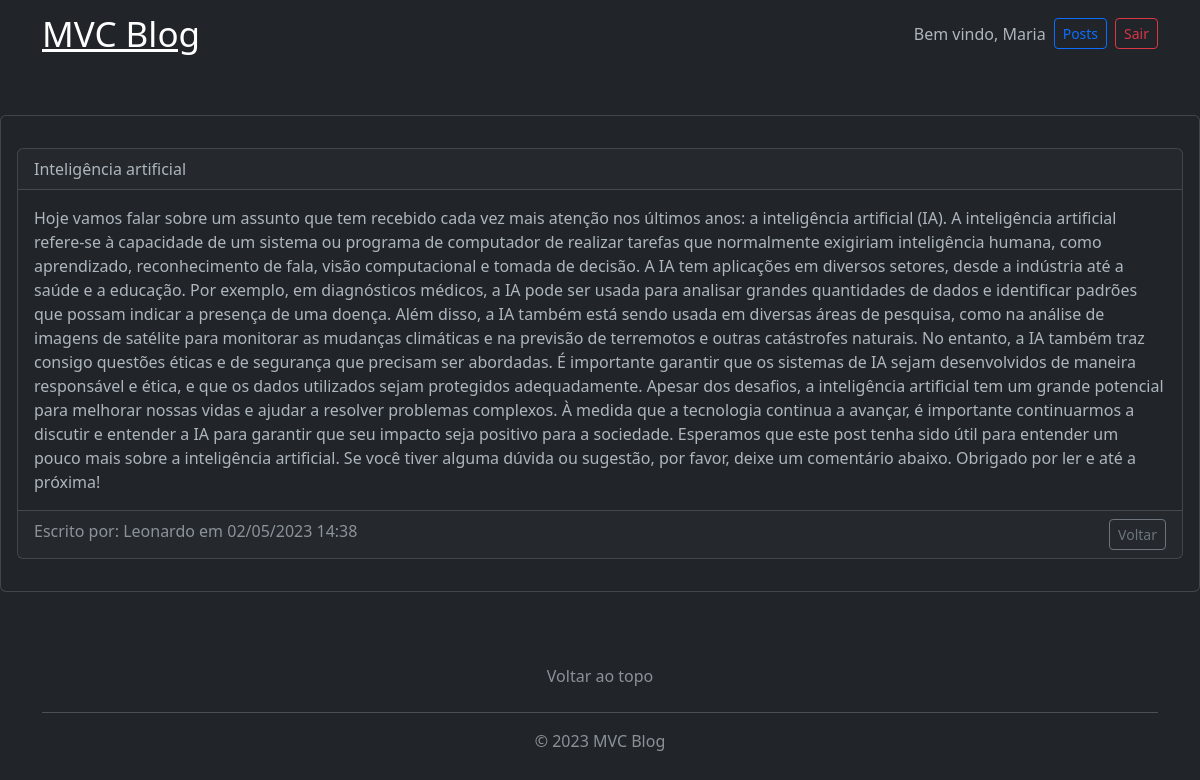
/posts/show/18 (signed in), run on the app's committed database.
### tables this page shows
CREATE TABLE IF NOT EXISTS `posts` (
  `id` int NOT NULL AUTO_INCREMENT,
  `usuario` int NOT NULL DEFAULT '0',
  `titulo` varchar(255) NOT NULL DEFAULT '',
  `conteudo` text NOT NULL,
  `created_at` timestamp NOT NULL DEFAULT CURRENT_TIMESTAMP,
  PRIMARY KEY (`id`)
);

CREATE TABLE IF NOT EXISTS `usuario` (
  `id` int NOT NULL AUTO_INCREMENT,
  `nome` varchar(255) NOT NULL,
  `email` varchar(255) NOT NULL,
  `senha` varchar(255) NOT NULL,
  `permissao` int NOT NULL DEFAULT '0',
  `created_at` timestamp NOT NULL DEFAULT CURRENT_TIMESTAMP,
  PRIMARY KEY (`id`)
);

### app/controllers/Posts.php (called while the page is built, shortened)
<?php
class Posts extends Controller
{
    public function __construct()
    {
        $this->postModel = $this->model('Post');
    }
    public function show($id)
    {
        $post = $this->postModel->getPostById($id);
        $data = [
            'post' => $post
        ];
        $this->view('posts/show', $data);
    }
}

### app/libraries/Router.php (called while the page is built, shortened)
<?php
class Router
{
    private $metodo = 'index';
    public function __construct()
    {
        $url = $this->url() ? $this->url() : [0];
        if (file_exists('../app/controllers/' . ucwords($url[0]) . '.php')) {
            unset($url[0]);
        }
        $this->controlador = new $this->controlador;
        if (isset($url[1])) {
            if (method_exists($this->controlador, $url[1])) {
                $this->metodo = $url[1];
                unset($url[1]);
            }
        }
        $this->parametros = $url ? array_values($url) : [];
        call_user_func_array([$this->controlador, $this->metodo], $this->parametros);
    }
    private function url()
    {
        $url = filter_input(INPUT_GET, 'url', FILTER_SANITIZE_URL);
        if (isset($url)) {
            $url = trim(rtrim($url));
            $url = explode('/', $url);
            return $url;
        }
    }
}

### app/libraries/Database.php (called while the page is built, shortened)
<?php
class Database
{
    private $host = 'localhost';
    private $username = 'root';
    private $password = '1234';
    private $db = 'mvcblog';
    private $port = '3306';
    private $dbh;
    private $stmt;
    public function __construct()
    {
        $dsn = 'mysql:host=' . $this->host . ';port=' . $this->port . ';dbname=' . $this->db;
        $options = [
            PDO::ATTR_PERSISTENT => TRUE,
            PDO::ATTR_ERRMODE => PDO::ERRMODE_EXCEPTION
        ];
        try {
            $this->dbh = new PDO($dsn, $this->username, $this->password, $options);
        } catch (PDOException $e) {
            print "Error: " . $e->getMessage() . "<br/>";
            die();
        }
    }
    public function query($sql)
    {
        $this->stmt = $this->dbh->prepare($sql);
    }
    public function bind($param, $value, $type = null)
    {
        if (is_null($type)) {
            switch (true) {
                default:
                    $type = PDO::PARAM_STR;
            }
        }
        $this->stmt->bindValue($param, $value, $type);
    }
    public function execute()
    {
        return $this->stmt->execute();
    }
    public function result()
    {
        $this->execute();
        return $this->stmt->fetch(PDO::FETCH_OBJ);
    }
}

### app/models/Post.php (called while the page is built, shortened)
<?php
class Post
{
    private $db;
    public function __construct()
    {
        $this->db = new Database();
    }
    public function getPostById($id)
    {
        $this->db->query("SELECT *,
        posts.id as postId,
        posts.created_at as postData,
        usuario.id as usuarioId,
        usuario.created_at as usuarioData
        FROM posts
        INNER JOIN usuario ON posts.usuario = usuario.id
        WHERE posts.id = :id");
        $this->db->bind('id', $id);
        return $this->db->result();
    }
}

### app/autoload.php (called while the page is built, shortened)
<?php
spl_autoload_register(function ($class) {
    $dirs = [
        'libraries',
        'helpers'
    ];
    foreach ($dirs as $dir) {
        $path = __DIR__ . DIRECTORY_SEPARATOR . $dir . DIRECTORY_SEPARATOR . $class . '.php';
    }
});

### app/helpers/Validation.php (called while the page is built, shortened)
<?php
class Validation
{
    public static function formatDate($date)
    {
        return date('d/m/Y H:i', strtotime($date));
    }
}

### app/views/posts/show.php (the view, shortened to what this page needs)
<div class=" my-5">
    <div class="card">
        <div class="card-body">
            <div class="card my-3">
                <div class="card-header">
                    <?php if (($data['post']->usuarioId == $_SESSION['user_id']) || $_SESSION['permissao'] === 1) { ?>
                        <form action="<?= URL . '/posts/deletar/' . $data['post']->postId ?>" method="POST">
                            <?= $data['post']->titulo ?>
                            <input type="submit" class="float-end btn btn-sm btn-danger" value="Deletar">
                        </form>
                    <?php } else { ?>
                        <?= $data['post']->titulo ?>
                    <?php } ?>
                </div>
                <div class="card-body">
                    <p class="card-text">
                        <?= $data['post']->conteudo ?>
                    </p>
                </div>
                <div class="card-footer text-muted">
                    Escrito por:
                    <?= $data['post']->nome ?> em
                    <?= Validation::formatDate($data['post']->postData) ?>
                    <div class="float-end">
                        <a class="btn btn-outline-secondary btn-sm" href="<?= URL ?>/posts">Voltar</a>
                    </div>
                </div>
            </div>
        </div>
    </div>
</div>

### data on the page
posts: titulo "Inteligência artificial", conteudo "Hoje vamos falar sobre um assunto que tem recebido cada vez mais atenção nos últimos anos: a inteligência artificial (IA). A inteligência artificial refere-se à capacidade de um sistema ou programa de computador de realizar tarefas que normalmente exigiriam inteligência humana, como aprendizado, reconhecimento de fala, visão computacional e tomada de decisão. A IA tem aplicações em diversos setores, desde a indústria até a saúde e a educação. Por exemplo, em diagnósticos médicos, a IA pode ser usada para analisar grandes quantidades de dados e identificar padrões que possam indicar a presença de uma doença. Além disso, a IA também está sendo usada em diversas áreas de pesquisa, como na…", usuario.nome "Leonardo", created_at "02/05/2023 14:38"

### other printed values
$_SESSION['user_name'] "Maria"
